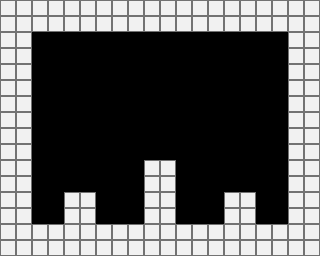

The image is a tile-based game level rendered from a .tmx file. Its description and complete source (layers, tilesets, objects, tile grids) follow:
An orthogonal 20x16 tile map with 16x16 px tiles, 1 tile layer (Tile Layer 1).

<map version="1.10" tiledversion="1.12.0" orientation="orthogonal" renderorder="right-down" width="20" height="16" tilewidth="16" tileheight="16" infinite="0" nextlayerid="4" nextobjectid="13">
 <tileset firstgid="1" source="placeholder.tsx" />
 <layer id="1" name="Tile Layer 1" width="20" height="16">
  <data encoding="csv">
5,5,5,5,5,5,5,5,5,5,5,5,5,5,5,5,5,5,5,5,
5,5,5,5,5,5,5,5,5,5,5,5,5,5,5,5,5,5,5,5,
5,5,0,0,0,0,0,0,0,0,0,0,0,0,0,0,0,0,5,5,
5,5,0,0,0,0,0,0,0,0,0,0,0,0,0,0,0,0,5,5,
5,5,0,0,0,0,0,0,0,0,0,0,0,0,0,0,0,0,5,5,
5,5,0,0,0,0,0,0,0,0,0,0,0,0,0,0,0,0,5,5,
5,5,0,0,0,0,0,0,0,0,0,0,0,0,0,0,0,0,5,5,
5,5,0,0,0,0,0,0,0,0,0,0,0,0,0,0,0,0,5,5,
5,5,0,0,0,0,0,0,0,0,0,0,0,0,0,0,0,0,5,5,
5,5,0,0,0,0,0,0,0,0,0,0,0,0,0,0,0,0,5,5,
5,5,0,0,0,0,0,0,0,5,5,0,0,0,0,0,0,0,5,5,
5,5,0,0,0,0,0,0,0,5,5,0,0,0,0,0,0,0,5,5,
5,5,0,0,5,5,0,0,0,5,5,0,0,0,5,5,0,0,5,5,
5,5,0,0,5,5,0,0,0,5,5,0,0,0,5,5,0,0,5,5,
5,5,5,5,5,5,5,5,5,5,5,5,5,5,5,5,5,5,5,5,
5,5,5,5,5,5,5,5,5,5,5,5,5,5,5,5,5,5,5,5
</data>
 </layer>
</map>
